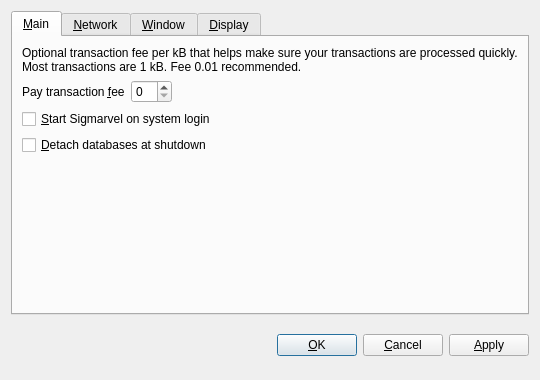
<?xml version="1.0" encoding="UTF-8"?>
<ui version="4.0">
 <class>OptionsDialog</class>
 <widget class="QDialog" name="OptionsDialog">
  <property name="geometry">
   <rect>
    <x>0</x>
    <y>0</y>
    <width>540</width>
    <height>380</height>
   </rect>
  </property>
  <property name="windowTitle">
   <string>Options</string>
  </property>
  <property name="modal">
   <bool>true</bool>
  </property>
  <layout class="QVBoxLayout" name="verticalLayout">
   <item>
    <widget class="QTabWidget" name="tabWidget">
     <property name="tabPosition">
      <enum>QTabWidget::North</enum>
     </property>
     <property name="currentIndex">
      <number>0</number>
     </property>
     <widget class="QWidget" name="tabMain">
      <attribute name="title">
       <string>&amp;Main</string>
      </attribute>
      <layout class="QVBoxLayout" name="verticalLayout_Main">
       <item>
        <widget class="QLabel" name="transactionFeeInfoLabel">
         <property name="text">
          <string>Optional transaction fee per kB that helps make sure your transactions are processed quickly. Most transactions are 1 kB. Fee 0.01 recommended.</string>
         </property>
         <property name="textFormat">
          <enum>Qt::PlainText</enum>
         </property>
         <property name="wordWrap">
          <bool>true</bool>
         </property>
        </widget>
       </item>
       <item>
        <layout class="QHBoxLayout" name="horizontalLayout_Main">
         <item>
          <widget class="QLabel" name="transactionFeeLabel">
           <property name="text">
            <string>Pay transaction &amp;fee</string>
           </property>
           <property name="textFormat">
            <enum>Qt::PlainText</enum>
           </property>
           <property name="buddy">
            <cstring>transactionFee</cstring>
           </property>
          </widget>
         </item>
         <item>
          <widget class="BitcoinAmountField" name="transactionFee"/>
         </item>
         <item>
          <spacer name="horizontalSpacer_Main">
           <property name="orientation">
            <enum>Qt::Horizontal</enum>
           </property>
           <property name="sizeHint" stdset="0">
            <size>
             <width>40</width>
             <height>20</height>
            </size>
           </property>
          </spacer>
         </item>
        </layout>
       </item>
       <item>
        <widget class="QCheckBox" name="bitcoinAtStartup">
         <property name="toolTip">
          <string>Automatically start Sigmarvel after logging in to the system.</string>
         </property>
         <property name="text">
          <string>&amp;Start Sigmarvel on system login</string>
         </property>
        </widget>
       </item>
       <item>
        <widget class="QCheckBox" name="detachDatabases">
         <property name="toolTip">
          <string>Detach block and address databases at shutdown. This means they can be moved to another data directory, but it slows down shutdown. The wallet is always detached.</string>
         </property>
         <property name="text">
          <string>&amp;Detach databases at shutdown</string>
         </property>
        </widget>
       </item>
       <item>
        <spacer name="verticalSpacer_Main">
         <property name="orientation">
          <enum>Qt::Vertical</enum>
         </property>
         <property name="sizeHint" stdset="0">
          <size>
           <width>20</width>
           <height>40</height>
          </size>
         </property>
        </spacer>
       </item>
      </layout>
     </widget>
     <widget class="QWidget" name="tabNetwork">
      <attribute name="title">
       <string>&amp;Network</string>
      </attribute>
      <layout class="QVBoxLayout" name="verticalLayout_Network">
       <item>
        <widget class="QCheckBox" name="mapPortUpnp">
         <property name="toolTip">
          <string>Automatically open the Sigmarvel client port on the router. This only works when your router supports UPnP and it is enabled.</string>
         </property>
         <property name="text">
          <string>Map port using &amp;UPnP</string>
         </property>
        </widget>
       </item>
       <item>
        <widget class="QCheckBox" name="connectSocks">
         <property name="toolTip">
          <string>Connect to the Sigmarvel network through a SOCKS proxy (e.g. when connecting through Tor).</string>
         </property>
         <property name="text">
          <string>&amp;Connect through SOCKS proxy:</string>
         </property>
        </widget>
       </item>
       <item>
        <layout class="QHBoxLayout" name="horizontalLayout_Network">
         <item>
          <widget class="QLabel" name="proxyIpLabel">
           <property name="text">
            <string>Proxy &amp;IP:</string>
           </property>
           <property name="textFormat">
            <enum>Qt::PlainText</enum>
           </property>
           <property name="buddy">
            <cstring>proxyIp</cstring>
           </property>
          </widget>
         </item>
         <item>
          <widget class="QValidatedLineEdit" name="proxyIp">
           <property name="maximumSize">
            <size>
             <width>140</width>
             <height>16777215</height>
            </size>
           </property>
           <property name="toolTip">
            <string>IP address of the proxy (e.g. 127.0.0.1)</string>
           </property>
          </widget>
         </item>
         <item>
          <widget class="QLabel" name="proxyPortLabel">
           <property name="text">
            <string>&amp;Port:</string>
           </property>
           <property name="textFormat">
            <enum>Qt::PlainText</enum>
           </property>
           <property name="buddy">
            <cstring>proxyPort</cstring>
           </property>
          </widget>
         </item>
         <item>
          <widget class="QLineEdit" name="proxyPort">
           <property name="maximumSize">
            <size>
             <width>55</width>
             <height>16777215</height>
            </size>
           </property>
           <property name="toolTip">
            <string>Port of the proxy (e.g. 9050)</string>
           </property>
          </widget>
         </item>
         <item>
          <widget class="QLabel" name="socksVersionLabel">
           <property name="text">
            <string>SOCKS &amp;Version:</string>
           </property>
           <property name="textFormat">
            <enum>Qt::PlainText</enum>
           </property>
           <property name="buddy">
            <cstring>socksVersion</cstring>
           </property>
          </widget>
         </item>
         <item>
          <widget class="QValueComboBox" name="socksVersion">
           <property name="toolTip">
            <string>SOCKS version of the proxy (e.g. 5)</string>
           </property>
          </widget>
         </item>
         <item>
          <spacer name="horizontalSpacer_Network">
           <property name="orientation">
            <enum>Qt::Horizontal</enum>
           </property>
           <property name="sizeHint" stdset="0">
            <size>
             <width>40</width>
             <height>20</height>
            </size>
           </property>
          </spacer>
         </item>
        </layout>
       </item>
       <item>
        <spacer name="verticalSpacer_Network">
         <property name="orientation">
          <enum>Qt::Vertical</enum>
         </property>
         <property name="sizeHint" stdset="0">
          <size>
           <width>20</width>
           <height>40</height>
          </size>
         </property>
        </spacer>
       </item>
      </layout>
     </widget>
     <widget class="QWidget" name="tabWindow">
      <attribute name="title">
       <string>&amp;Window</string>
      </attribute>
      <layout class="QVBoxLayout" name="verticalLayout_Window">
       <item>
        <widget class="QCheckBox" name="minimizeToTray">
         <property name="toolTip">
          <string>Show only a tray icon after minimizing the window.</string>
         </property>
         <property name="text">
          <string>&amp;Minimize to the tray instead of the taskbar</string>
         </property>
        </widget>
       </item>
       <item>
        <widget class="QCheckBox" name="minimizeOnClose">
         <property name="toolTip">
          <string>Minimize instead of exit the application when the window is closed. When this option is enabled, the application will be closed only after selecting Quit in the menu.</string>
         </property>
         <property name="text">
          <string>M&amp;inimize on close</string>
         </property>
        </widget>
       </item>
       <item>
        <spacer name="verticalSpacer_Window">
         <property name="orientation">
          <enum>Qt::Vertical</enum>
         </property>
         <property name="sizeHint" stdset="0">
          <size>
           <width>20</width>
           <height>40</height>
          </size>
         </property>
        </spacer>
       </item>
      </layout>
     </widget>
     <widget class="QWidget" name="tabDisplay">
      <attribute name="title">
       <string>&amp;Display</string>
      </attribute>
      <layout class="QVBoxLayout" name="verticalLayout_Display">
       <item>
        <layout class="QHBoxLayout" name="horizontalLayout_1_Display">
         <item>
          <widget class="QLabel" name="langLabel">
           <property name="text">
            <string>User Interface &amp;language:</string>
           </property>
           <property name="textFormat">
            <enum>Qt::PlainText</enum>
           </property>
           <property name="buddy">
            <cstring>lang</cstring>
           </property>
          </widget>
         </item>
         <item>
          <widget class="QValueComboBox" name="lang">
           <property name="toolTip">
            <string>The user interface language can be set here. This setting will take effect after restarting Sigmarvel.</string>
           </property>
          </widget>
         </item>
        </layout>
       </item>
       <item>
        <layout class="QHBoxLayout" name="horizontalLayout_2_Display">
         <item>
          <widget class="QLabel" name="unitLabel">
           <property name="text">
            <string>&amp;Unit to show amounts in:</string>
           </property>
           <property name="textFormat">
            <enum>Qt::PlainText</enum>
           </property>
           <property name="buddy">
            <cstring>unit</cstring>
           </property>
          </widget>
         </item>
         <item>
          <widget class="QValueComboBox" name="unit">
           <property name="toolTip">
            <string>Choose the default subdivision unit to show in the interface and when sending coins.</string>
           </property>
          </widget>
         </item>
        </layout>
       </item>
       <item>
        <widget class="QCheckBox" name="displayAddresses">
         <property name="toolTip">
          <string>Whether to show Sigmarvel addresses in the transaction list or not.</string>
         </property>
         <property name="text">
          <string>&amp;Display addresses in transaction list</string>
         </property>
        </widget>
       </item>
       <item>
        <widget class="QCheckBox" name="coinControlFeatures">
         <property name="toolTip">
          <string>Whether to show coin control features or not.</string>
         </property>
         <property name="text">
          <string>Display coin &amp;control features (experts only!)</string>
         </property>
        </widget>
       </item>
       <item>
        <spacer name="verticalSpacer_Display">
         <property name="orientation">
          <enum>Qt::Vertical</enum>
         </property>
         <property name="sizeHint" stdset="0">
          <size>
           <width>20</width>
           <height>40</height>
          </size>
         </property>
        </spacer>
       </item>
      </layout>
     </widget>
    </widget>
   </item>
   <item>
    <layout class="QHBoxLayout" name="horizontalLayout_Buttons">
     <item>
      <spacer name="horizontalSpacer_1">
       <property name="orientation">
        <enum>Qt::Horizontal</enum>
       </property>
       <property name="sizeHint" stdset="0">
        <size>
         <width>40</width>
         <height>48</height>
        </size>
       </property>
      </spacer>
     </item>
     <item>
      <widget class="QLabel" name="statusLabel">
       <property name="font">
        <font>
         <weight>75</weight>
         <bold>true</bold>
        </font>
       </property>
       <property name="text">
        <string/>
       </property>
       <property name="textFormat">
        <enum>Qt::PlainText</enum>
       </property>
       <property name="wordWrap">
        <bool>true</bool>
       </property>
      </widget>
     </item>
     <item>
      <spacer name="horizontalSpacer_2">
       <property name="orientation">
        <enum>Qt::Horizontal</enum>
       </property>
       <property name="sizeHint" stdset="0">
        <size>
         <width>40</width>
         <height>48</height>
        </size>
       </property>
      </spacer>
     </item>
     <item>
      <widget class="QPushButton" name="okButton">
       <property name="text">
        <string>&amp;OK</string>
       </property>
      </widget>
     </item>
     <item>
      <widget class="QPushButton" name="cancelButton">
       <property name="text">
        <string>&amp;Cancel</string>
       </property>
       <property name="autoDefault">
        <bool>false</bool>
       </property>
      </widget>
     </item>
     <item>
      <widget class="QPushButton" name="applyButton">
       <property name="text">
        <string>&amp;Apply</string>
       </property>
       <property name="autoDefault">
        <bool>false</bool>
       </property>
      </widget>
     </item>
    </layout>
   </item>
  </layout>
 </widget>
 <customwidgets>
  <customwidget>
   <class>BitcoinAmountField</class>
   <extends>QSpinBox</extends>
   <header>bitcoinamountfield.h</header>
  </customwidget>
  <customwidget>
   <class>QValueComboBox</class>
   <extends>QComboBox</extends>
   <header>qvaluecombobox.h</header>
  </customwidget>
  <customwidget>
   <class>QValidatedLineEdit</class>
   <extends>QLineEdit</extends>
   <header>qvalidatedlineedit.h</header>
  </customwidget>
 </customwidgets>
 <resources/>
 <connections/>
</ui>
